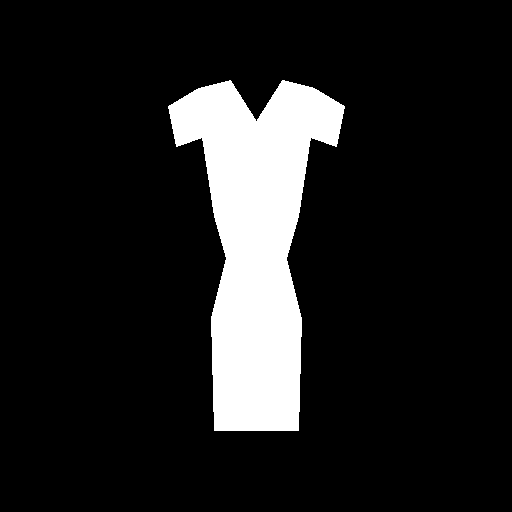
#> input picture inputs/garment_mask.png, 512 x 512 px
$ python make_hybrid_mask.py
#> lines starting #> are read from the running program, lines starting #| are printed output that depends on the picture; after the words box and inside, x2 and y2 are one past the last pixel; in counts of white or black regions, pixels touching at a corner belong together
import cv2
import numpy as np


OLD_MASK_PATH = "inputs/garment_mask.png"
ALIGNED_MASK_PATH = "inputs/garment_mask_aligned.png"
BASE_PATH = "outputs/base_shape.png"
OUTPUT_PATH = "inputs/garment_mask_hybrid.png"


old_mask = cv2.imread(OLD_MASK_PATH, cv2.IMREAD_GRAYSCALE)
#> old_mask: shape (512, 512); 12.6% white; 1 white region, box (x1, y1, x2, y2) and area: (168, 80, 345, 431) 33105
aligned_mask = cv2.imread(ALIGNED_MASK_PATH, cv2.IMREAD_GRAYSCALE)
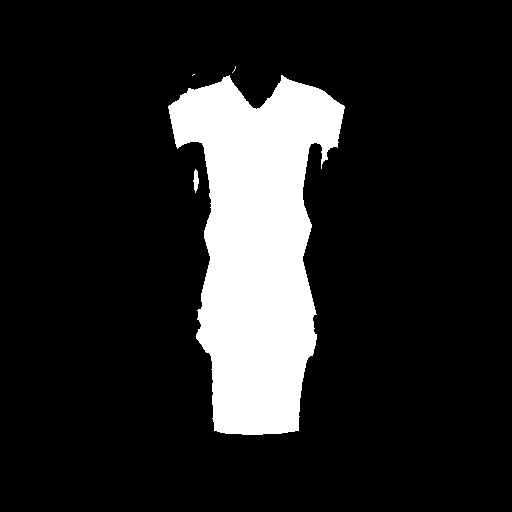
#> input picture inputs/garment_mask_aligned.png, 512 x 512 px
#> aligned_mask: shape (512, 512); 14.6% white; 4 white regions (2 under 20 px), largest, box (x1, y1, x2, y2) and area: (168, 75, 345, 435) 38274, (193, 169, 199, 193) 90
base = cv2.imread(BASE_PATH)
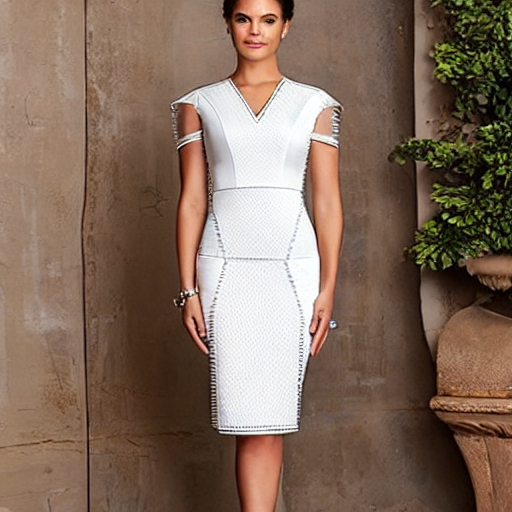
#> input picture outputs/base_shape.png, 512 x 512 px
#> base is the input picture: shape (512, 512, 3); mean B, G, R 91.4, 107.3, 130.1


h, w = old_mask.shape
#> h = 512; w = 512
aligned_mask = cv2.resize(aligned_mask, (w, h), interpolation=cv2.INTER_NEAREST)


_, old_mask = cv2.threshold(old_mask, 127, 255, cv2.THRESH_BINARY)
_, aligned_mask = cv2.threshold(aligned_mask, 127, 255, cv2.THRESH_BINARY)


# 分界线：大约衣服上部 35%
split_y = int(h * 0.35)
#> split_y = 179


hybrid = np.zeros_like(old_mask)


# 上部用旧 mask
hybrid[:split_y, :] = old_mask[:split_y, :]
#> hybrid: shape (512, 512); 4.6% white; 1 white region, box (x1, y1, x2, y2) and area: (168, 80, 345, 179) 12181


# 下部用 aligned mask
hybrid[split_y:, :] = aligned_mask[split_y:, :]
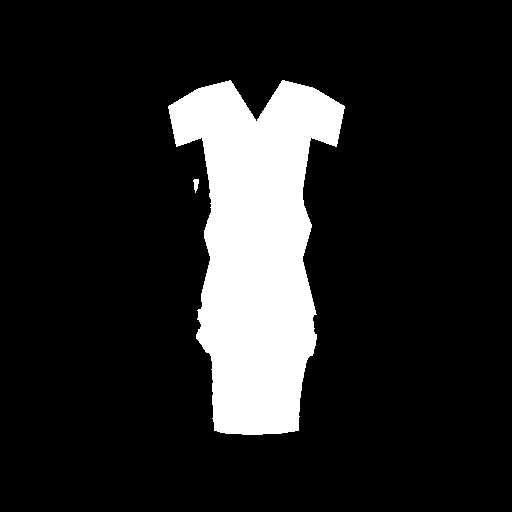
#> hybrid: shape (512, 512); 14.4% white; 2 white regions, box (x1, y1, x2, y2) and area: (168, 80, 345, 435) 37618, (193, 179, 199, 193) 54


# --------------------------------
# 清理：去小杂点 + 填小洞
# --------------------------------
# 开运算：去掉小的白色杂点
kernel_open = cv2.getStructuringElement(cv2.MORPH_ELLIPSE, (5, 5))
hybrid = cv2.morphologyEx(hybrid, cv2.MORPH_OPEN, kernel_open)
#> hybrid: shape (512, 512); 14.3% white; 2 white regions, box (x1, y1, x2, y2) and area: (168, 80, 345, 435) 37592, (194, 179, 199, 185) 22

# 闭运算：填小洞、补缝隙（用更大的核）
kernel_close = cv2.getStructuringElement(cv2.MORPH_ELLIPSE, (11, 11))
hybrid = cv2.morphologyEx(hybrid, cv2.MORPH_CLOSE, kernel_close)
#> hybrid: shape (512, 512); 14.4% white; 2 white regions, box (x1, y1, x2, y2) and area: (168, 80, 345, 435) 37672, (194, 179, 202, 185) 26


# --------------------------------
# 补齐腰部两侧：
#   在腰部区域（split_y ~ 65% 高度）扩大搜索范围，
#   把 base_shape 中的白色衣服区域补进来
# --------------------------------
waist_top = int(h * 0.35)
#> waist_top = 179
waist_bot = int(h * 0.65)
#> waist_bot = 332
waist_band = np.zeros_like(hybrid)
waist_band[waist_top:waist_bot, :] = 255

# 腰部附近扩大搜索区域
kernel_dilate = cv2.getStructuringElement(cv2.MORPH_ELLIPSE, (21, 21))
search_area = cv2.dilate(hybrid, kernel_dilate, iterations=1)
#> search_area: shape (512, 512); 18.6% white; 1 white region, box (x1, y1, x2, y2) and area: (158, 70, 355, 445) 48847
search_area = cv2.bitwise_and(search_area, waist_band)
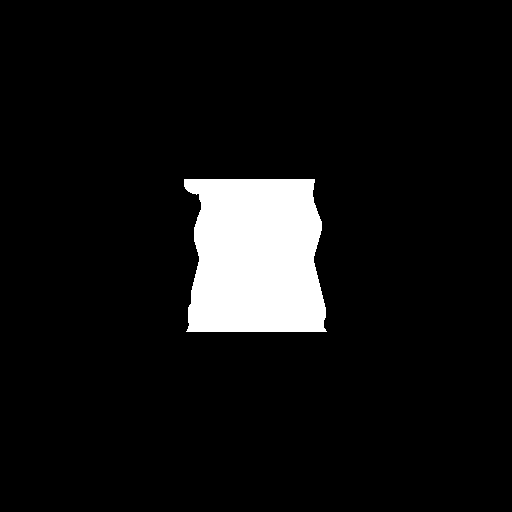
#> search_area: shape (512, 512); 7.3% white; 1 white region, box (x1, y1, x2, y2) and area: (184, 179, 327, 332) 19239

# base_shape 中的白色衣服区域
hsv = cv2.cvtColor(base, cv2.COLOR_BGR2HSV)
#> hsv: shape (512, 512, 3); mean H, S, V 24.9, 97.6, 131
lower_white = np.array([0, 0, 150])
upper_white = np.array([180, 100, 255])
white_region = cv2.inRange(hsv, lower_white, upper_white)
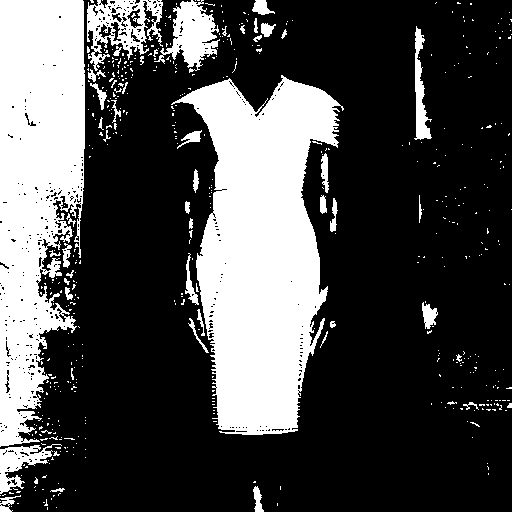
#> white_region: shape (512, 512); 29% white; 525 white regions (476 under 20 px), largest, box (x1, y1, x2, y2) and area: (171, 75, 344, 435) 36257, (0, 0, 85, 447) 28083, (87, 0, 163, 71) 2465

# 腰部白色衣服 = 搜索区 ∩ 白色区域
extra_waist = cv2.bitwise_and(white_region, search_area)
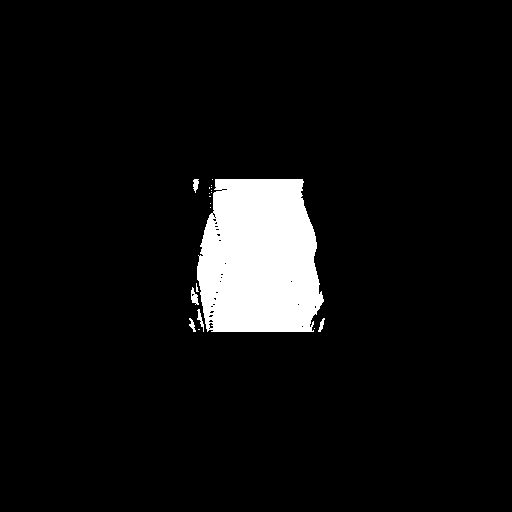
#> extra_waist: shape (512, 512); 6.4% white; 19 white regions (13 under 20 px), largest, box (x1, y1, x2, y2) and area: (197, 179, 324, 332) 16492, (191, 287, 199, 305) 80, (197, 309, 204, 332) 59, (193, 179, 199, 193) 57, (189, 318, 196, 332) 46, (318, 318, 325, 332) 45

# 合并到 hybrid
hybrid = cv2.bitwise_or(hybrid, extra_waist)
#> hybrid: shape (512, 512); 14.9% white; 6 white regions (1 under 20 px), largest, box (x1, y1, x2, y2) and area: (168, 80, 345, 435) 38836, (191, 287, 199, 305) 80, (193, 179, 202, 193) 62, (189, 318, 196, 332) 46, (318, 318, 325, 332) 45

# 再次闭运算平滑
hybrid = cv2.morphologyEx(hybrid, cv2.MORPH_CLOSE, kernel_close)
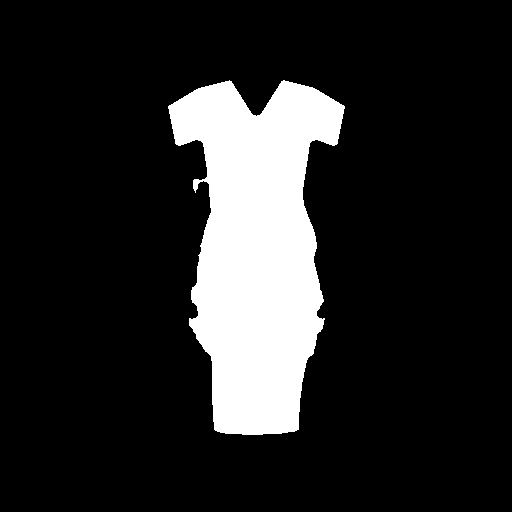
#> hybrid: shape (512, 512); 15% white; 1 white region, box (x1, y1, x2, y2) and area: (168, 80, 345, 435) 39426


# --------------------------------
# 只保留最大连通区域，去零散块
# --------------------------------
num_labels, labels, stats, _ = cv2.connectedComponentsWithStats(hybrid, connectivity=8)
#> num_labels = 2; stats = [[0, 0, 512, 512, 222718], [168, 80, 177, 355, 39426]]
if num_labels > 1:
    largest_label = 1 + np.argmax(stats[1:, cv2.CC_STAT_AREA])
#> largest_label = 1
    hybrid = np.where(labels == largest_label, 255, 0).astype(np.uint8)


cv2.imwrite(OUTPUT_PATH, hybrid)
print("Saved:", OUTPUT_PATH)
